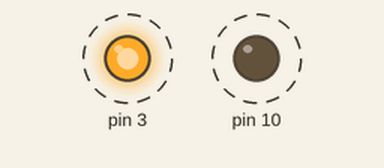
This sketch was run on a simulated Arduino Uno, built with avr-gcc and run on an emulated ATmega328P. Shown: output pins drawn as LEDs (lit = HIGH). Dashed ring = blinking.

Above: at 1.7 s.
Timing chart, 0 to 4.7 s (numbered marks = the images above):
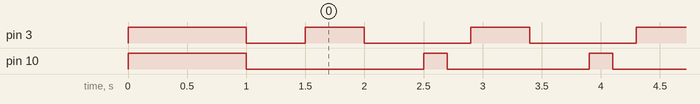

Measured:
- by itself, pin 3: repeats every 1.4 s: HIGH 0.50 s, LOW 0.90 s
- by itself, pin 10: repeats every 1.4 s: HIGH 0.20 s, LOW 1.2 s
- by itself, everything shown: repeats every 1.4 s, in 4 steps

The sketch:

problem1.ino
```cpp
void setup()
{

    pinMode(3 , OUTPUT);
    pinMode(10,OUTPUT);


        digitalWrite(10, HIGH);
        digitalWrite(3, HIGH);
        delay(1000);
        digitalWrite(10, LOW);
        digitalWrite(3, LOW);
        delay(500);

}
void loop()
{

      digitalWrite(3, HIGH);
    delay(500);
      digitalWrite(3,LOW);
    delay(500);
      digitalWrite(10, HIGH);
    delay(200);
     digitalWrite(10,LOW);
     delay(200);


}
```
